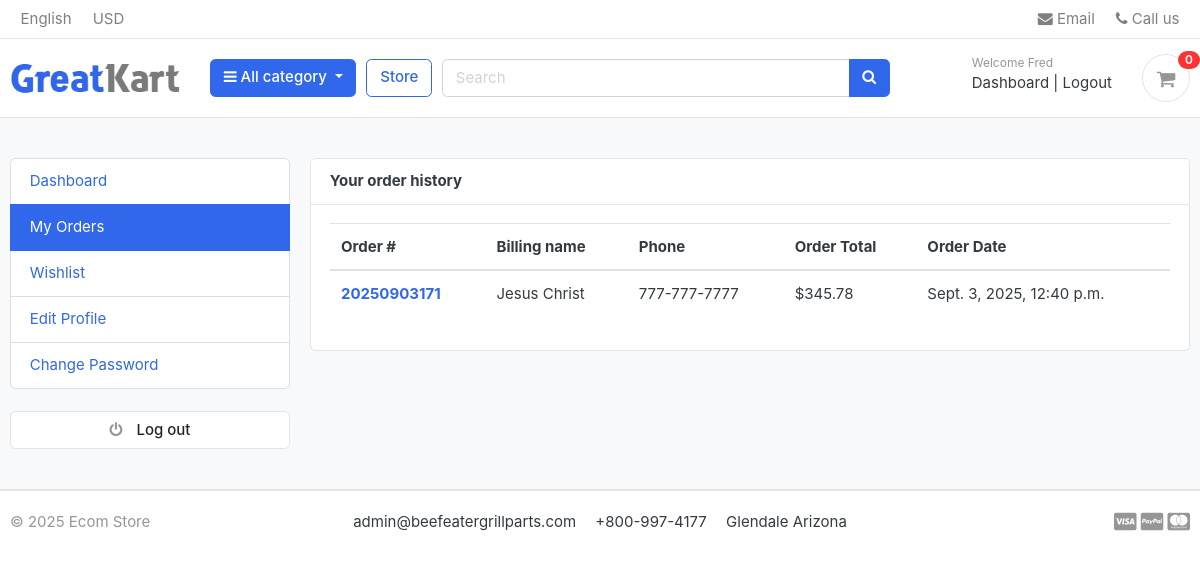
/accounts/my_orders/ (signed in), run on an earlier commit of the app's database.
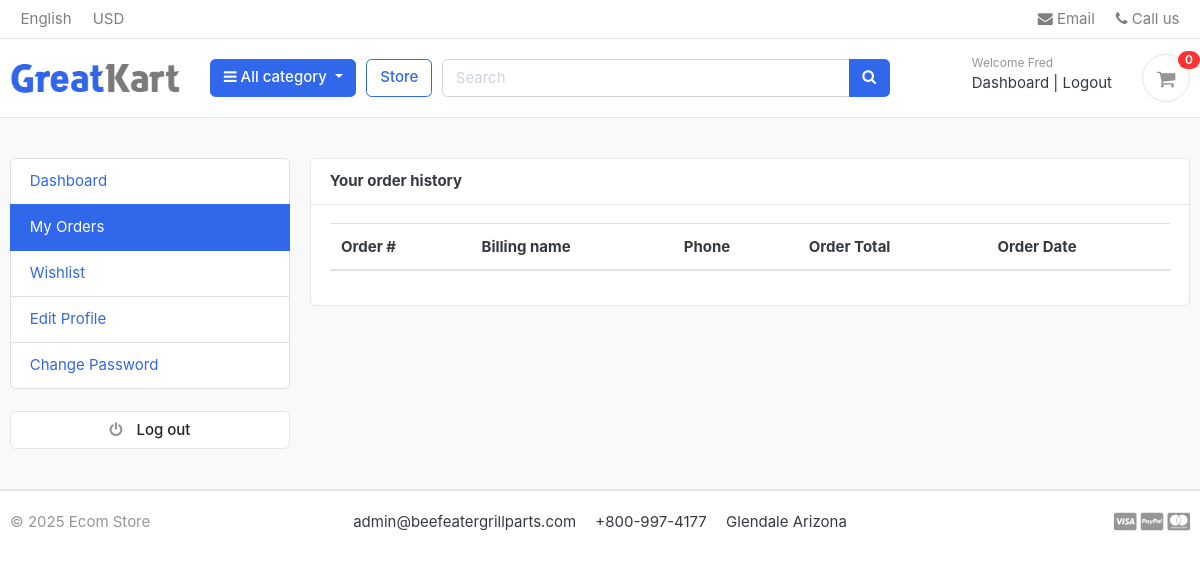
And on a later commit of the database.
### accounts/models.py (models this page shows, shortened)
class Account(AbstractUser):
    first_name = models.CharField(max_length=50)
    last_name = models.CharField(max_length=50)
    username = models.CharField(max_length=50, unique=True)
    email = models.EmailField(max_length=100, unique=True)
    phone_number = models.CharField(max_length=50)
    date_joined = models.DateTimeField(auto_now_add=True)
    last_login = models.DateTimeField(auto_now_add=True)
    is_admin = models.BooleanField(default=False)
    is_staff = models.BooleanField(default=False)
    is_active = models.BooleanField(default=False)
    is_superadmin = models.BooleanField(default=False)
    USERNAME_FIELD = 'email'
    REQUIRED_FIELDS = ['username', 'first_name', 'last_name']
    objects = MyAccountManager()

### orders/models.py (models this page shows, shortened)
class Order(models.Model):
    STATUS = (
        ("AUTHORIZED", "Authorized"),
        ("PENDING", "Pending"),
        ("CAPTURED", "Captured"),
        ("REFUNDED", "Refunded"),
    )
    ORDER_STATUS = (
        ("PROCESSING", "Processing"),
        ("SHIPPED", "Shipped"),
        ("CANCELLED", "Cancelled"),
        ("RETURNED", "Returned"),
    )
    user = models.ForeignKey(Account, on_delete=models.SET_NULL, null=True)
    payment = models.ForeignKey(Payment, on_delete=models.SET_NULL, blank=True, null=True)
    order_number = models.CharField(max_length=20)
    first_name = models.CharField(max_length=50)
    last_name = models.CharField(max_length=50)
    phone = models.CharField(max_length=15)
    email = models.EmailField(max_length=50)
    address_line_1 = models.CharField(max_length=50)
    address_line_2 = models.CharField(max_length=50, blank=True)
    country = models.CharField(max_length=2, default='US')  # 2-letter code
    state = models.CharField(max_length=2)
    city = models.CharField(max_length=50)
    zip_code = models.CharField(max_length=10)
    order_note = models.CharField(max_length=100, blank=True)
    order_total = models.DecimalField(max_digits=10, decimal_places=2)
    tax = models.DecimalField(max_digits=10, decimal_places=2)
    shipping_cost = models.DecimalField(max_digits=10, decimal_places=2, default=0,
                                        help_text="Final shipping cost applied to this order")
    status = models.CharField(max_length=10,choices=STATUS,default="AUTHORIZED",verbose_name="Payment Status")
    tracking_number = models.CharField(max_length=100, blank=True, null=True,
                                       help_text="Carrier tracking number for shipment")
    order_status = models.CharField(max_length=15,choices=ORDER_STATUS,default="PROCESSING",)
    is_ordered = models.BooleanField(default=False)
    ip = models.CharField(blank=True, max_length=20)
    created_at = models.DateTimeField(auto_now_add=True)
    updated_at = models.DateTimeField(auto_now=True)
    shipping_first_name = models.CharField(max_length=50, blank=True)
    shipping_last_name = models.CharField(max_length=50, blank=True)
    shipping_phone = models.CharField(max_length=15, blank=True)
    shipping_email = models.EmailField(max_length=50, blank=True)
    shipping_address_line_1 = models.CharField(max_length=50, blank=True)
    shipping_address_line_2 = models.CharField(max_length=50, blank=True)
    shipping_country = models.CharField(max_length=2, blank=True, default='US')
    shipping_state = models.CharField(max_length=2, blank=True)
    shipping_city = models.CharField(max_length=50, blank=True)
    shipping_zip_code = models.CharField(max_length=20, blank=True)
    shipping_method = models.CharField(max_length=50, blank=True, null=True,
                                       help_text="Carrier or type (e.g., FedEx Home, Free Shipping)")
    supplier_name = models.CharField(max_length=255, blank=True, null=True)
    po_number = models.CharField(max_length=100, blank=True, null=True)
    supplier_order_date = models.DateField(blank=True, null=True)
    paypal_authorization_id = models.CharField(max_length=255, blank=True, null=True)
    def full_name(self):
        return f'{self.first_name} {self.last_name}'

### accounts/views.py (the view)
# urls.py: path('my_orders/', views.my_orders, name='my_orders'),
@login_required(login_url='login')
def my_orders(request):
    orders = Order.objects.filter(
        user=request.user
    ).exclude(
        status="New"   # hide only brand new / incomplete orders
    ).order_by('-created_at')
    context = {
        'orders': orders,
    }
    return render(request, 'accounts/my_orders.html', context)

### carts/context_processors.py (called while the page is built)
def counter(request):
    cart_count = 0
    if 'admin' in request.path:
        return {}
    else:
        try:
            cart = Cart.objects.filter(cart_id= _cart_id(request))
            if request.user.is_authenticated:
                cart_items = CartItem.objects.all().filter(user=request.user)
            else:
                cart_items = CartItem.objects.all().filter(cart=cart[:1])
            for cart_item in cart_items:
                cart_count += cart_item.quantity
        except Cart.DoesNotExist:
            cart_count = 0
    return dict(cart_count=cart_count)

### carts/utils.py (called while the page is built)
def _cart_id(request):
    cart_id = request.session.get('cart_id')
    if not cart_id:
        cart_id = str(uuid.uuid4())
        request.session['cart_id'] = cart_id
        request.session.modified = True
    return cart_id

### category/context_processors.py (called while the page is built)
def menu_links(request):
    from category.models import Category
    links = Category.objects.all()
    return dict(links=links)

### category/models.py (called while the page is built)
    def get_url(self):
        return reverse('store:products_by_category', args=[self.slug])

### store/context_processors.py (called while the page is built)
def recently_viewed(request):
    viewed_ids = request.session.get('viewed_products', [])
    recently_viewed = Product.objects.filter(id__in=viewed_ids, is_available=True).order_by('-modified_date')[:5]  # Limit to 5, match session order if possible
    ordered_products = sorted(recently_viewed, key=lambda p: viewed_ids.index(p.id) if p.id in viewed_ids else len(viewed_ids))
    return {'recently_viewed': ordered_products}

### templates/accounts/my_orders.html (shortened to what this page needs)
{% extends 'base.html' %}
{% block content %}
<section class="section-content padding-y bg">
<div class="container">
	<div class="row">
	{% include 'includes/dashboard_sidebar.html' %}
	<main class="col-md-9">
		<article class="card">
		<header class="card-header">
			<strong class="d-inline-block mr-3">Your order history</strong>
		</header>
		<div class="card-body">
			<div class="row">
			<div class="col-md-12">
				<table class="table table-hover">
  <thead>
    <tr>
      <th scope="col">Order #</th>
      <th scope="col">Billing name</th>
      <th scope="col">Phone </th>
      <th scope="col">Order Total</th>
	  <th scope="col">Order Date</th>
    </tr>
  </thead>
  <tbody>
  	{% for order in orders %}
    <tr>
      <th scope="row"><a href="{% url 'order_detail' order.order_number  %}">{{ order.order_number }}</a></th>
      <td>{{ order.full_name }}</td>
      <td>{{ order.phone }}</td>
      <td>${{ order.order_total|floatformat:2 }}</td>
	  <td>{{ order.created_at }}</td>
    </tr>
	{% endfor %}
  </tbody>
</table>
			</div>
			</div>
			</div>
		</article>
	</main>
</div>
</div>
</section>
{% endblock %}

### templates/base.html (shortened to what this page needs)
{% load static %}
<!DOCTYPE HTML>
<html lang="en">
<head>
    <link href="{% static 'css/bootstrap.css' %}" rel="stylesheet" type="text/css"/>
    <link href="{% static 'fonts/fontawesome/css/all.min.css' %}" type="text/css" rel="stylesheet">
    <link rel="stylesheet" href="https://cdnjs.cloudflare.com/ajax/libs/font-awesome/4.7.0/css/font-awesome.min.css">
    <link href="{% static 'css/ui.css' %}" rel="stylesheet" type="text/css"/>
    <link href="{% static 'css/responsive.css' %}" rel="stylesheet" media="only screen and (max-width: 1200px)" />
    <link href="{% static 'css/custom.css' %}" rel="stylesheet" type="text/css"/>
</head>
<body>
    <header class="main-header">
        {% include 'includes/navbar.html' %}
    </header>
    {% block content %}{% endblock %}
    {% include 'includes/footer.html' %}
</body>
</html>

### templates/includes/navbar.html (shortened to what this page needs)
{% load static %}
<header class="section-header">
    <nav class="navbar p-md-0 navbar-expand-sm navbar-light border-bottom">
        <div class="container">
            <div class="collapse navbar-collapse" id="navbarTop4">
                <ul class="navbar-nav mr-auto">
                    <li class="nav-item dropdown">
                        <a href="#" class="nav-link"> English </a>
                    </li>
                    <li class="nav-item dropdown">
                        <a href="#" class="nav-link"> USD </a>
                    </li>
                </ul>
                <ul class="navbar-nav">
                    <li><a href="#" class="nav-link"> <i class="fa fa-envelope"></i> Email </a></li>
                    <li><a href="#" class="nav-link"> <i class="fa fa-phone"></i> Call us </a></li>
                </ul>
            </div>
        </div>
    </nav>
    <section class="header-main border-bottom">
        <div class="container">
            <div class="row align-items-center">
                <div class="col-lg-2 col-md-3 col-6">
                    <a href="{% url 'home' %}" class="brand-wrap">
                        <img class="logo" src="{% static './images/logo.png' %}">
                    </a>
                </div>
                <div class="col-lg col-sm col-md col-6 flex-grow-0">
                    <div class="category-wrap dropdown d-inline-block float-right">
                        <button type="button" class="btn btn-primary dropdown-toggle" data-toggle="dropdown">
                            <i class="fa fa-bars"></i> All category
                        </button>
                    </div>
                </div>
                <a href="{% url 'store:store' %}" class="btn btn-outline-primary">Store</a>
                <div class="col-lg col-md-6 col-sm-12 col">
                    <form action="{% url 'store:search' %}" class="search" method="GET">
                        <div class="input-group w-100">
                            <input type="text" class="form-control" style="width:60%;" placeholder="Search" name="keyword">
                            <div class="input-group-append">
                                <button class="btn btn-primary" type="submit">
                                    <i class="fa fa-search"></i>
                                </button>
                            </div>
                        </div>
                    </form>
                </div>
                <div class="col-lg-3 col-sm-6 col-8 order-2 order-lg-3">
                    <div class="d-flex justify-content-end mb-3 mb-lg-0">
                        {% if user.id is None %}
                            <div class="widget-header">
                                <small class="title text-muted">Welcome guest!</small>
                                <div>
                                    <a href="{% url 'login' %}">Sign in</a>
                                    <span class="dark-transp"> | </span>
                                    <a href="{% url 'register' %}"> Register</a>
                                </div>
                            </div>
                        {% else %}
                            <div class="widget-header">
                                <small class="title text-muted">Welcome {{user.first_name}}</small>
                                <div>
                                    <a href="{% url 'dashboard' %}">Dashboard</a>
                                    <span class="dark-transp"> | </span>
                                    <a href="{% url 'logout' %}"> Logout</a>
                                </div>
                            </div>
                        {% endif %}
                        <a href="{% url 'cart' %}" class="widget-header pl-3 ml-3">
                            <div class="icon icon-sm rounded-circle border"><i class="fa fa-shopping-cart"></i></div>
                            <span class="badge badge-pill badge-danger notify">{{ cart_count }}</span>
                        </a>
                    </div>
                </div>
            </div>
        </div>
    </section>
</header>

### templates/includes/dashboard_sidebar.html
<aside class="col-md-3">
    <ul class="list-group">
        <a class="list-group-item {% if '/accounts/' == request.path %}active {% endif %}" href="{% url 'dashboard' %}"> Dashboard</a>
        <a class="list-group-item {% if '/my_orders/' in request.path %}active{% endif %}" href="{% url 'my_orders' %}"> My Orders </a>
        <a class="list-group-item {% if '/store/wishlist/' in request.path %}active{% endif %}" href="{% url 'store:wishlist' %}"> Wishlist </a>
        <a class="list-group-item {% if '/edit_profile/' in request.path %}active{% endif %}" href="{% url 'edit_profile' %}"> Edit Profile </a>
        <a class="list-group-item {% if '/change_password/' in request.path %}active{% endif %}" href="{% url 'change_password' %}">Change Password</a>
    </ul>
    <br>
    <a class="btn btn-light btn-block" href="{% url 'logout' %}"> <i class="fa fa-power-off"></i> <span class="text">Log out</span> </a>
</aside>

### templates/includes/footer.html (shortened to what this page needs)
<footer class="section-footer border-top">
	<div class="container">
		<section class="footer-bottom border-top row">
			<div class="col-md-2">
				<p class="text-muted"> &copy 2025 Ecom Store </p>
			</div>
			<div class="col-md-8 text-md-center">
				<span  class="px-2">admin@beefeatergrillparts.com</span>
				<span  class="px-2">+800-997-4177</span>
				<span  class="px-2">Glendale Arizona</span>
			</div>
			<div class="col-md-2 text-md-right text-muted">
				<i class="fab fa-lg fa-cc-visa"></i>
				<i class="fab fa-lg fa-cc-paypal"></i>
				<i class="fab fa-lg fa-cc-mastercard"></i>
			</div>
		</section>
	</div>
</footer>
</body>
</html>

### static/css/ui.css (style rules this page uses)
html { font-family: "Inter", sans-serif; font-size: 15px; }
.icon-xs, .icon-sm, .icon-md, .icon-lg { display: inline-block; text-align: center; flex-shrink: 0; flex-grow: 0; }
.icon-sm { width: 48px; height: 48px; line-height: 48px !important; font-size: 20px; }
.padding-y { padding-top: 40px; padding-bottom: 40px; }
article:after, .form-group:after { display: block; clear: both; content: ""; }
.bg { background-color: #f8f9fa; }
p:last-child { margin-bottom: 0; }
.header-main { position: relative; padding-top: 1rem; padding-bottom: 1rem; }
.brand-wrap .logo, .navbar-brand .logo { margin-right: 7px; max-height: 42px; display: inline-block; }
.widget-header { display: inline-block; vertical-align: middle; position: relative; }
.widget-header a { color: #343a40; }
.widget-header i { color: #969696; }
.widget-header .title { display: block; }
.widget-header .notify { position: absolute; top: -3px; right: -10px; }
.footer-bottom { padding-top: 20px; padding-bottom: 20px; }
.btn-light { background-color: #fff; border-color: #e4e4e4; }
.btn-light i { color: #969696; }
.btn i + .text { margin-left: 10px; }
.notify { position: absolute; top: -4px; right: -10px; display: inline-block; padding: 0.25em 0.6em; font-size: 12px; line-height: 1; text-align: center; border-radius: 3rem; color: #fff; background-color: #fa3434; }

### templates/base.html (style rules this page uses)
.main-header { position: sticky; top: 0; z-index: 1000; transition: all 0.3s ease; background-color: inherit; }
body { padding-top: 0; }

What changed in the data, as far as the page shows it:
removed Order: order_number "20250903171", full_name "Jesus Christ", phone "777-777-7777", order_total "345.78", created_at "Sept. 3, 2025, 12:40 p.m."
